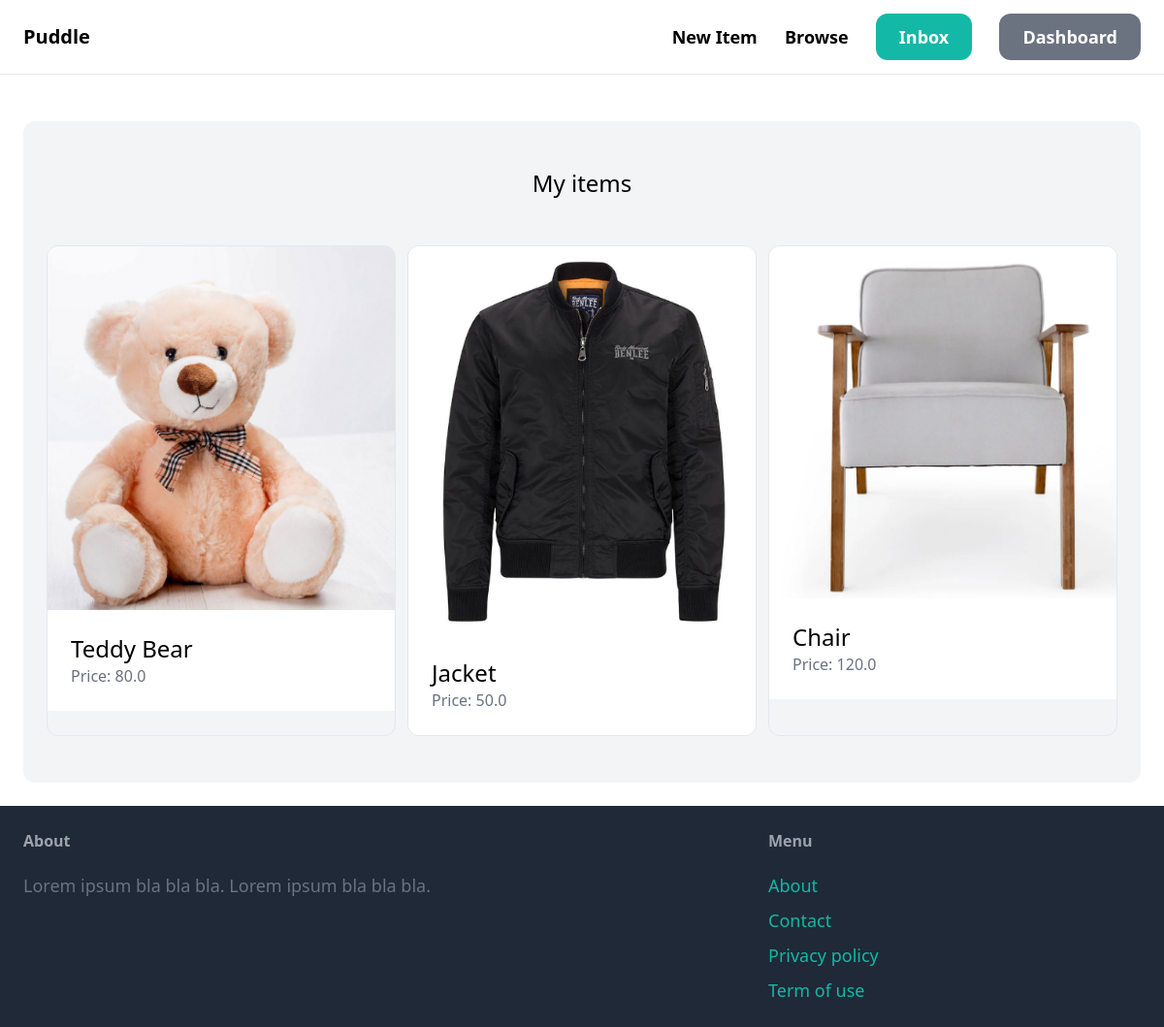
The page /dashboard/ (signed in) on the database its author committed.
### item/models.py (models this page shows, shortened)
class Item(models.Model):
    category = models.ForeignKey(Category,related_name='items',on_delete=models.CASCADE)
    name = models.CharField(max_length=255)
    description = models.TextField(blank=True,null=True)
    price = models.FloatField()
    image = models.ImageField(upload_to='item_images',blank=True,null=True)
    is_sold = models.BooleanField(default=False)
    created_by = models.ForeignKey(User,related_name='items',on_delete=models.CASCADE)
    created_at = models.DateTimeField(auto_now_add=True)

### dashboard/views.py (the view)
# urls.py: path('',views.index,name='index'),
@login_required
def index(request):
    items = Item.objects.filter(created_by=request.user)
    return render(request, 'dashboard/index.html',{
        'items':items,
    })

### dashboard/templates/dashboard/index.html (shortened to what this page needs)
{% extends 'core/base.html' %}
{% block content %}
    <div class="mt-6 px-6 py-12 bg-gray-100 rounded-xl">
        <h2 class="mb-12 text-2xl text-center">My items</h2>
        <div class="grid grid-cols-3 gap-3">
            {% for item in items %}
                <div class="border rounded-xl overflow-hidden flex flex-col">
                    <a href="{% url 'item:detail' item.id %}">
                        <div class="w-full h-65">
                            <img src="{{ item.image.url }}" class="w-full h-full object-cover">
                        </div>
                        <div class="p-6 bg-white flex-1">
                            <h2 class="text-2xl">{{ item.name }}</h2>
                            <p class="text-gray-500">Price: {{ item.price }}</p>
                        </div>
                    </a>
                </div>
            {% endfor %}
        </div>
    </div>
{% endblock %}

### rows shown on the page
Item: image (picture), name "Teddy Bear", price "80.0"
Item: image (picture), name "Jacket", price "50.0"
Item: image (picture), name "Chair", price "120.0"
